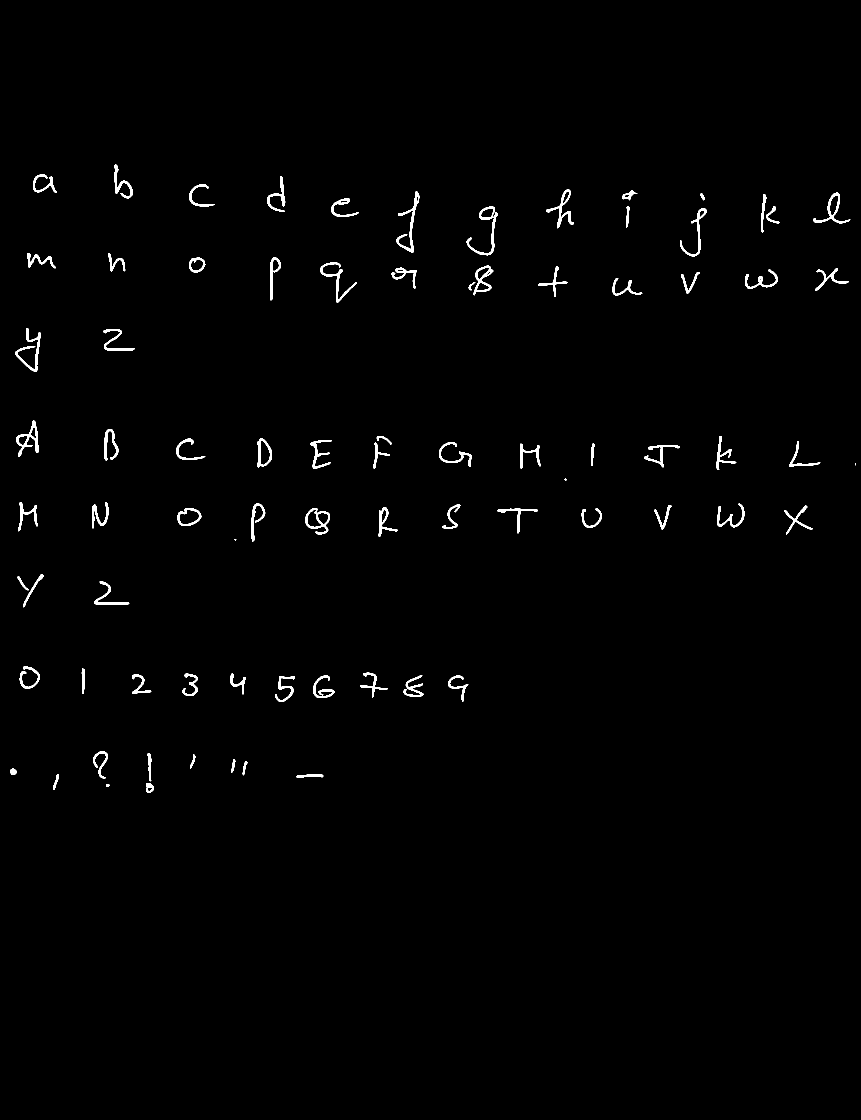
#> input picture pdf-to-docx-service/abc2_bin.png, 1722 x 2240 px (shown at 1/2 size)
$ python -i hw_paper.py   (imports and definitions only)
#> lines starting #> are read from the running program, lines starting #| are printed output that depends on the picture; after the words box and inside, x2 and y2 are one past the last pixel; in counts of white or black regions, pixels touching at a corner belong together
#> further down, picture is the input picture: PIL image 1722x2240 L; 0.97% white; 82 white regions (3 under 20 px), largest, box (x1, y1, x2, y2) and area: (793, 383, 839, 506) 1043, (31, 656, 82, 744) 978, (32, 841, 77, 913) 906
"""
hw_paper.py - turns the flat white pages from hw_renderer into something that
looks like a photographed sheet of real paper.

  make_paper(...)    -> paper texture, returned as a uint8 HxWx3 array
  composite(...)     -> lays the handwriting on the paper like real ink (multiply blend)
  camera_effect(...) -> slight tilt, lens softness, sensor noise, JPEG re-compression

MEMORY-LIGHT VERSION: all heavy maths runs on strips of STRIP rows (a few MB), never on a
full-page float32 array, and big smooth fields are made at 1/DOWN resolution and stretched per strip.
Peak per call is now about 2-3 full-page uint8 arrays (~12 MB each at 200 dpi) instead of ~300 MB.
Same look as before (same formulas); only the random numbers differ for a given seed.
"""
import io

import cv2
import numpy as np
from PIL import Image

# Paper colours measured from the user's own photos (R, G, B at the paper's centre)
PAPER_TONES = {
    "photo": (143, 152, 180),    # dim, cool/bluish indoor light
    "bright": (172, 176, 189),   # like the brighter blank-sheet photo
    "white": (248, 246, 240),    # idealised scanner white
    "cream": (244, 238, 222),
}

STRIP = 192   # rows processed at a time
DOWN = 4      # big smooth fields are generated at 1/DOWN resolution


# [7 lines left out: function _smooth, not called in this run]


def _lo_field(h, w, cell, rng):
    """Smooth field for the whole page, stored at 1/DOWN size (about 1 MB instead of 15 MB)."""
    return _smooth(-(-h // DOWN), -(-w // DOWN), cell / DOWN, rng)


# [111 lines left out: functions _rows, make_paper, composite, not called in this run]


def camera_effect(img, seed=None):
    """Small tilt, lens softness, sensor noise and JPEG artefacts, like a phone photo."""
    rng = np.random.default_rng(seed)
    if img.mode != "RGB":
        img = img.convert("RGB")
    arr = np.asarray(img)
    h, w = arr.shape[:2]
#> h = 2240; w = 1722

    M = cv2.getRotationMatrix2D((w / 2.0, h / 2.0), float(rng.uniform(-0.5, 0.5)), 1.0)
    arr = cv2.warpAffine(arr, M, (w, h), flags=cv2.INTER_CUBIC, borderMode=cv2.BORDER_REPLICATE)
    cv2.GaussianBlur(arr, (0, 0), 0.5, dst=arr)
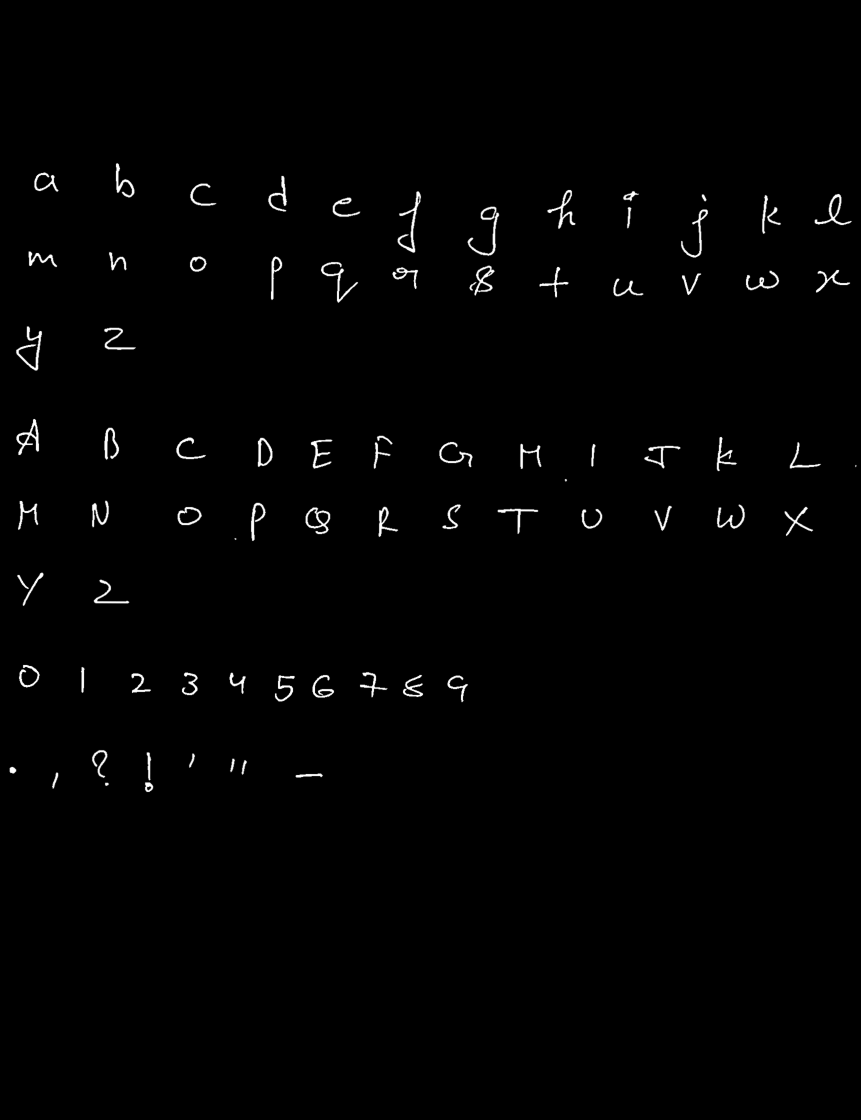
#> arr: shape (2240, 1722, 3) (shown at 1/2 size); min 0, max 255, mean 2.5

    for y0 in range(0, h, STRIP):                                    # sensor noise, strip by strip
        blk = arr[y0:y0 + STRIP]
        noise = rng.standard_normal(blk.shape, dtype=np.float32)
        noise += blk
        arr[y0:y0 + STRIP] = np.clip(noise, 0, 255)
#> this loop made 12 passes
#> pass 1, in camera_effect, `noise += blk`:
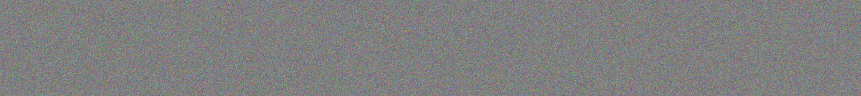
#> noise: shape (192, 1722, 3) float32 (shown at 1/2 size); mean R, G, B -0.00161, -0.00185, -0.00189; drawn with min black and max white
#> pass 2, in camera_effect, `blk = arr[y0:y0 + STRIP]`:
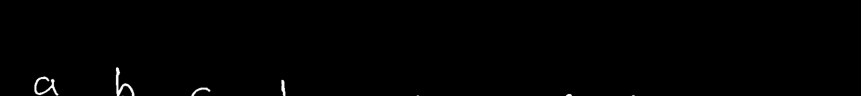
#> blk: shape (192, 1722, 3) (shown at 1/2 size); min 0, max 255, mean 1.1
#> after the loop:
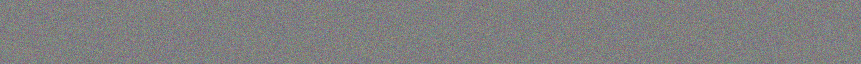
#> noise: shape (128, 1722, 3) float32 (shown at 1/2 size); mean R, G, B 0.00262, 0.00127, 0.000107; drawn with min black and max white

    out = Image.fromarray(arr)
    buf = io.BytesIO()
    out.save(buf, "JPEG", quality=90)
    buf.seek(0)
    return Image.open(buf).convert("RGB")

>>> from PIL import Image
>>> picture = Image.open('abc2_bin.png')
>>> result = camera_effect(picture)

$ run again, on pdf-to-docx-service/raj_bin.png
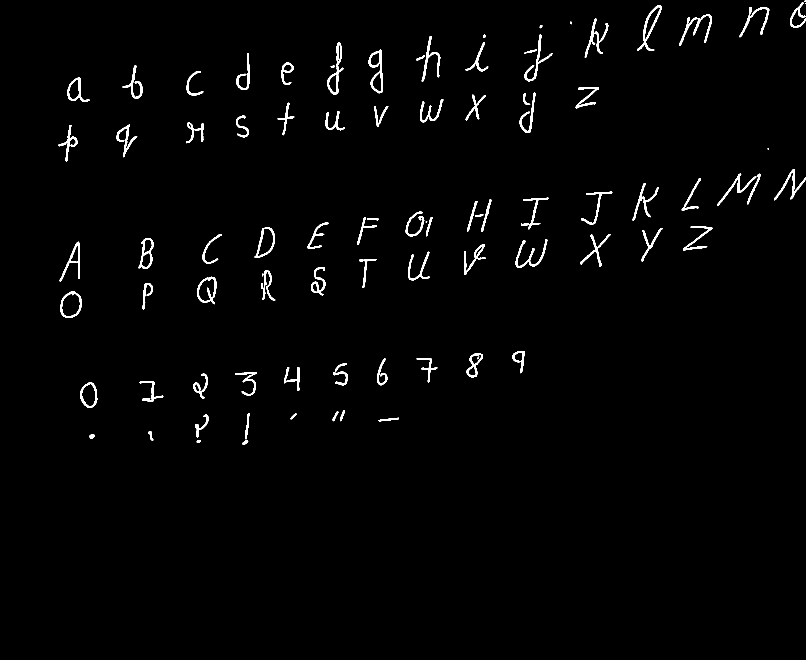
#> input picture pdf-to-docx-service/raj_bin.png, 2418 x 1978 px (shown at 1/3 size)
#> picture is the input picture: PIL image 2418x1978 L; 1.4% white; 93 white regions (3 under 20 px), largest, box (x1, y1, x2, y2) and area: (981, 127, 1031, 283) 1666, (1911, 16, 1986, 153) 1646, (1106, 149, 1149, 280) 1628
#> in camera_effect, `arr = cv2.warpAffine(arr, M, (w, h), flags=cv2.INTER_CUBIC, borderMode..`:
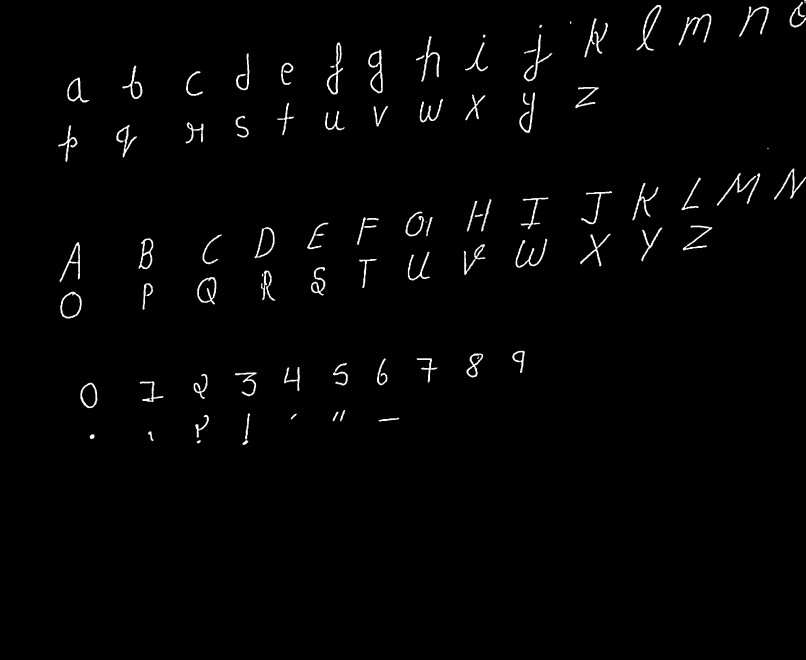
#> arr: shape (1978, 2418, 3) (shown at 1/3 size); min 0, max 255, mean 3.7
#> the loop in camera_effect, `for y0 in range(0, h, STRIP):` made 11 passes
#> pass 2, in camera_effect, `blk = arr[y0:y0 + STRIP]`:
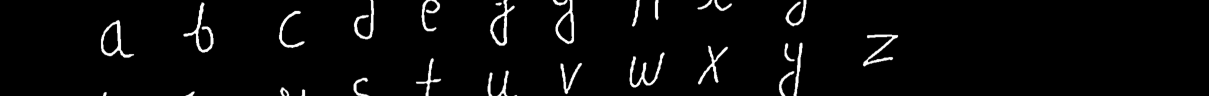
#> blk: shape (192, 2418, 3) (shown at 1/2 size); min 0, max 255, mean 8.2
